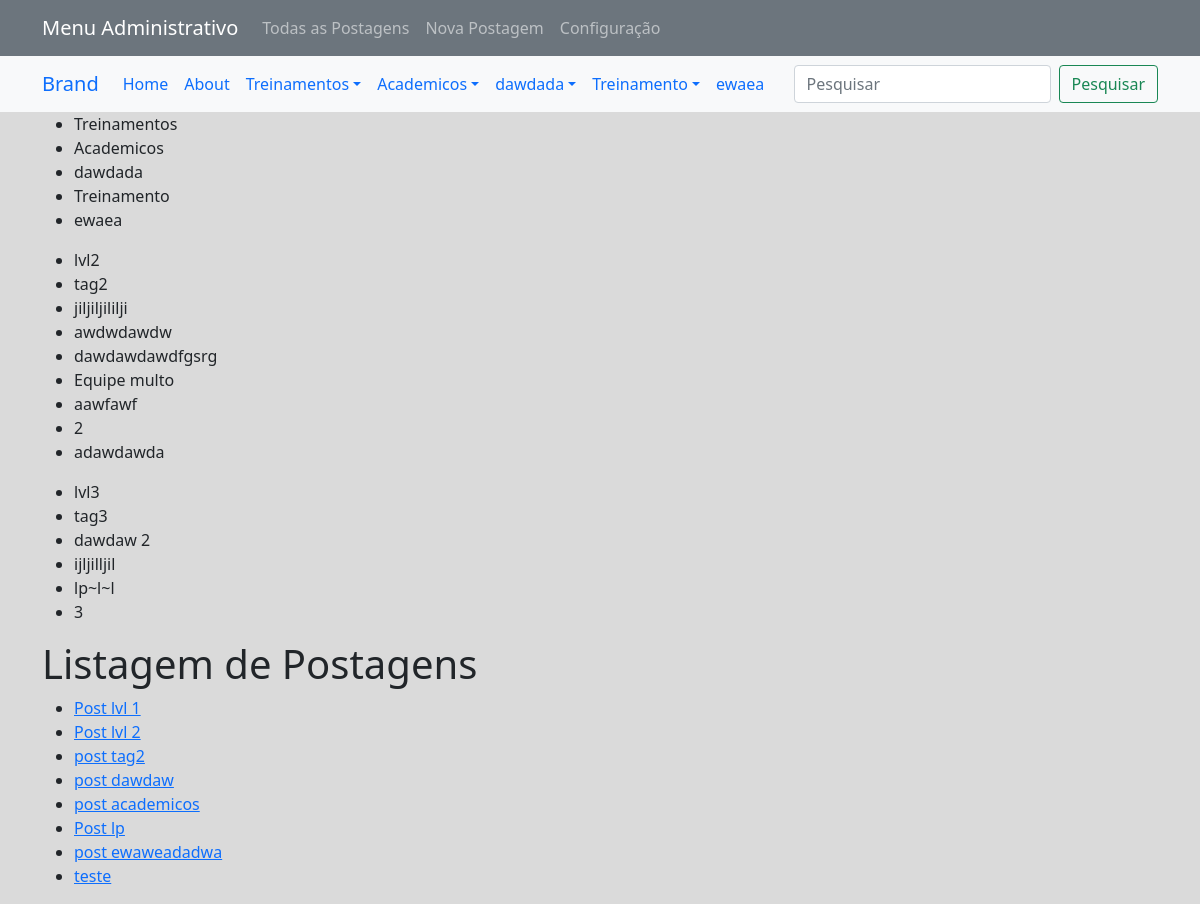
Before: /list_posts/ with the older database file.
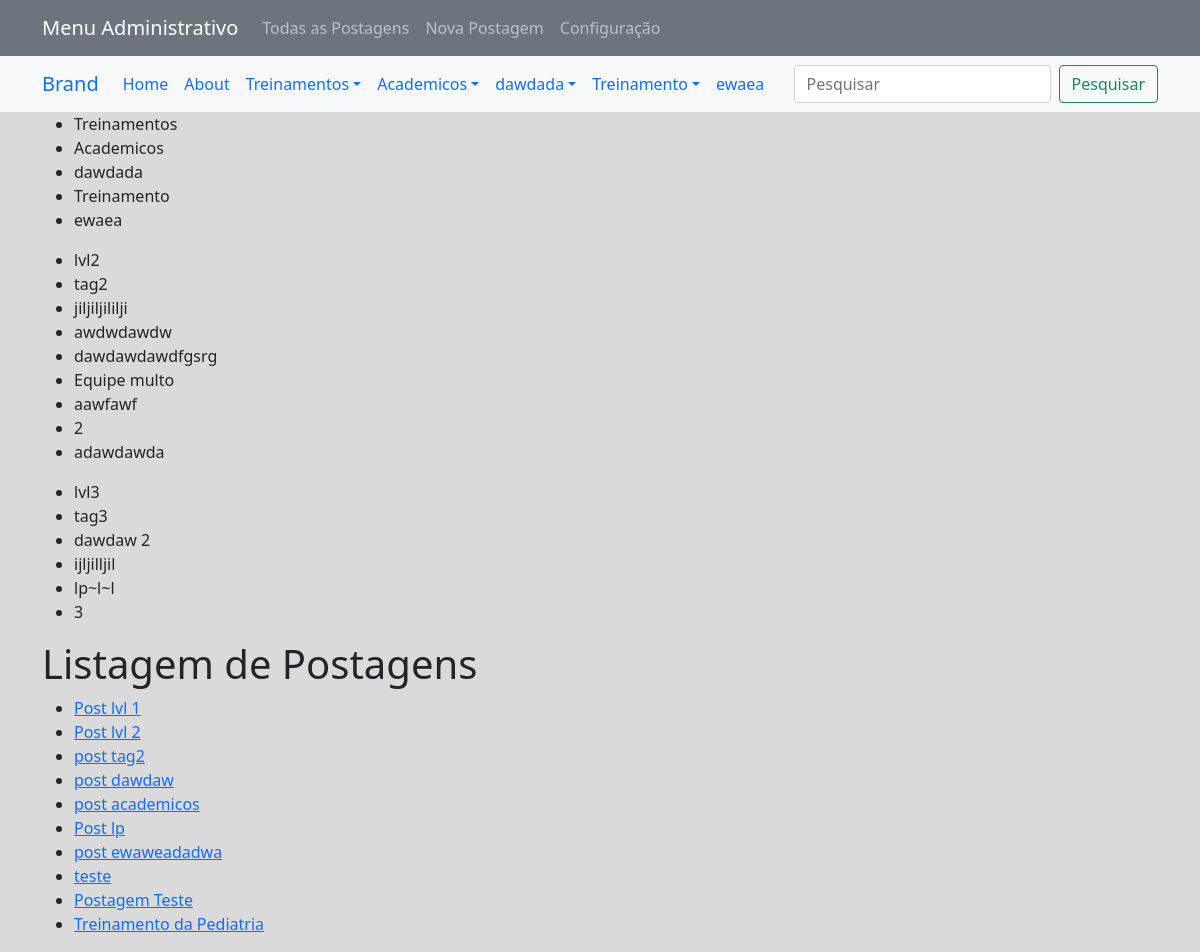
After: the same page with the newer database file.
### app_blog_platform/models.py (models this page shows)
class Tags_Level_1(models.Model):
    tag_name = models.CharField(max_length=60)

class Tags_Level_2(models.Model):
    parent_tag = models.ManyToManyField(Tags_Level_1)
    tag_name = models.CharField(max_length=60)

class Tags_Level_3(models.Model):
    parent_tag = models.ManyToManyField(Tags_Level_2)
    tag_name = models.CharField(max_length=60)

class Post(models.Model):
    post_name = models.CharField(max_length=120, null=False, default='Post Name')
    post_body = RichTextUploadingField(blank=True, null=True)
    post_date = models.DateField(auto_now_add=True)
    post_tag_level_1  = models.ManyToManyField(Tags_Level_1)
    post_tag_level_2  = models.ManyToManyField(Tags_Level_2)
    post_tag_level_3  = models.ManyToManyField(Tags_Level_3)
    post_main_link = models.CharField(max_length=500, null=True)
    post_main_link_title = models.CharField(max_length=500, null=True)
    post_cover_image = models.ImageField(upload_to='images/cover/', null=True)
    post_slide_images = models.ManyToManyField(Post_Slide_Images)

### app_blog_platform/views.py (the view)
# urls.py: path('list_posts/', views.list_posts, name='list_posts'),
def list_posts(request):
    tags_level_1 = Tags_Level_1.objects.all()
    tags_level_2 = Tags_Level_2.objects.all()
    tags_level_3 = Tags_Level_3.objects.all()
    posts = Post.objects.all()
    context={
        'tags_level_1':tags_level_1,
        'tags_level_2':tags_level_2,
        'tags_level_3':tags_level_3,
        'posts':posts,
    }
    return render(request, 'list_posts.html', context)

### app_blog_platform/context_processors.py (called while the page is built)
def tags_context(request):
    tags_level_1 = Tags_Level_1.objects.all()
    tags_level_2 = Tags_Level_2.objects.all()
    tags_level_3 = Tags_Level_3.objects.all()
    return {
        'tags_level_1': tags_level_1,
        'tags_level_2': tags_level_2,
        'tags_level_3': tags_level_3,
    }

### app_blog_platform/templates/list_posts.html
{% extends 'base.html' %}
{% block content %}
<div class="container">
    <ul>
        {% for tags_level_1 in tags_level_1 %}
        <li>{{tags_level_1.tag_name}}</li>
        {% endfor %}
    </ul>
    <ul>
        {% for tags_level_2 in tags_level_2 %}
        <li>{{tags_level_2.tag_name}}</li>
        {% endfor %}
    </ul>
    <ul>
        {% for tags_level_3 in tags_level_3 %}
        <li>{{tags_level_3.tag_name}}</li>
        {% endfor %}
    </ul>
    <h1>Listagem de Postagens</h1>
    <ul>
        {% for post in posts %}
            <li><a href="{% url 'view_post' post_id=post.id %}">{{ post.post_name }}</a></li>
        {% endfor %}
    </ul>
</div>
{% endblock %}

### app_blog_platform/templates/base.html (shortened to what this page needs)
{% load static %}
<!doctype html>
<html lang="en">
  <head>
    <link href="https://cdn.jsdelivr.net/npm/bootstrap@5.1.3/dist/css/bootstrap.min.css" rel="stylesheet">
    <link rel="stylesheet" href="{% static 'css/style.css' %}">
  </head>
  <body>
    <nav class="navbar navbar-expand-lg navbar-dark bg-secondary">
        <div class="container">
          <a class="navbar-brand" href="#">Menu Administrativo</a>
          <div class="collapse navbar-collapse" id="navbarScroll">
            <ul class="navbar-nav me-auto my-2 my-lg-0 navbar-nav-scroll" style="--bs-scroll-height: 100px;">
              <li class="nav-item">
                <a class="nav-link" href="{% url 'list_posts' %}">Todas as Postagens</a>
              </li>
              <li class="nav-item">
                <a class="nav-link" href="{% url 'new_post' %}">Nova Postagem</a>
              </li>
              <li class="nav-item">
                <a class="nav-link" href="{% url 'settings' %}">Configuração</a>
              </li>
            </ul>
          </div>
        </div>
      </nav>
<nav class="navbar navbar-expand-lg navbar bg-light">
  <div class="container">
  <a class="navbar-brand" href="#">Brand</a>
  <div class="collapse navbar-collapse" id="main_nav">
    <ul class="navbar-nav">
      <li class="nav-item active"> <a class="nav-link" href="#">Home </a> </li>
      <li class="nav-item"><a class="nav-link" href="#"> About </a></li>
      {% for tag_lvl_1 in tags_level_1 %}
      {% if tag_lvl_1.tags_level_2_set.all %}
          <li class="nav-item dropdown" id="myDropdown">
              <a class="nav-link dropdown-toggle" href="{% url 'post_list_by_tag_1' tag_id=tag_lvl_1.id %}" data-bs-toggle="dropdown">{{ tag_lvl_1.tag_name }}</a>
          </li>
      {% else %}
          <li class="nav-item" id="myDropdown">
              <a class="nav-link" href="{% url 'post_list_by_tag_1' tag_id=tag_lvl_1.id %}">{{ tag_lvl_1.tag_name }}</a>
          </li>
      {% endif %}
  {% endfor %}
    </ul>
  </div>
  <form class="d-flex" method="get" action="{% url 'search_posts' %}">
    <input class="form-control me-2" type="search" placeholder="Pesquisar" name="query" aria-label="Pesquisar">
    <button class="btn btn-outline-success" type="submit">Pesquisar</button>
</form>
  </div>
  </nav>
    {% block content %}
    {% endblock %}
  </body>
</html>

Changed rows visible on the page:
added Post: post_name "Postagem Teste"
added Post: post_name "Treinamento da Pediatria"
